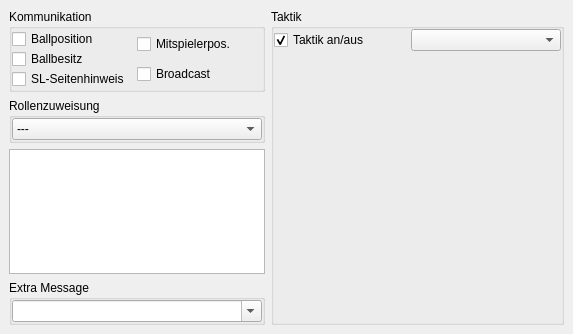
<ui version="4.0" >
 <class>CoachWidget</class>
 <widget class="QWidget" name="CoachWidget" >
  <property name="geometry" >
   <rect>
    <x>0</x>
    <y>0</y>
    <width>573</width>
    <height>334</height>
   </rect>
  </property>
  <property name="sizePolicy" >
   <sizepolicy>
    <hsizetype>0</hsizetype>
    <vsizetype>0</vsizetype>
    <horstretch>0</horstretch>
    <verstretch>0</verstretch>
   </sizepolicy>
  </property>
  <property name="minimumSize" >
   <size>
    <width>320</width>
    <height>200</height>
   </size>
  </property>
  <property name="maximumSize" >
   <size>
    <width>1000</width>
    <height>1000</height>
   </size>
  </property>
  <property name="windowTitle" >
   <string>Trainer</string>
  </property>
  <layout class="QGridLayout" >
   <property name="margin" >
    <number>9</number>
   </property>
   <property name="spacing" >
    <number>6</number>
   </property>
   <item row="0" column="1" >
    <widget class="QGroupBox" name="groupBoxTactics" >
     <property name="font" >
      <font/>
     </property>
     <property name="title" >
      <string>Taktik</string>
     </property>
     <layout class="QGridLayout" >
      <property name="margin" >
       <number>0</number>
      </property>
      <property name="spacing" >
       <number>0</number>
      </property>
      <item row="1" column="0" colspan="3" >
       <widget class="TribotsTools::TacticsWidget" name="tacticsWidget" />
      </item>
      <item row="0" column="0" >
       <widget class="QCheckBox" name="checkBoxTacticsOnOff" >
        <property name="text" >
         <string>Taktik an/aus</string>
        </property>
        <property name="checked" >
         <bool>true</bool>
        </property>
       </widget>
      </item>
      <item row="0" column="1" >
       <spacer>
        <property name="orientation" >
         <enum>Qt::Horizontal</enum>
        </property>
        <property name="sizeType" >
         <enum>QSizePolicy::Expanding</enum>
        </property>
        <property name="sizeHint" >
         <size>
          <width>31</width>
          <height>20</height>
         </size>
        </property>
       </spacer>
      </item>
      <item row="0" column="2" >
       <widget class="QComboBox" name="comboBoxTacticsVariants" >
        <property name="sizePolicy" >
         <sizepolicy>
          <hsizetype>7</hsizetype>
          <vsizetype>0</vsizetype>
          <horstretch>0</horstretch>
          <verstretch>0</verstretch>
         </sizepolicy>
        </property>
        <property name="minimumSize" >
         <size>
          <width>150</width>
          <height>0</height>
         </size>
        </property>
       </widget>
      </item>
     </layout>
    </widget>
   </item>
   <item row="0" column="0" >
    <layout class="QVBoxLayout" >
     <property name="margin" >
      <number>0</number>
     </property>
     <property name="spacing" >
      <number>6</number>
     </property>
     <item>
      <widget class="QGroupBox" name="groupBoxCommunication" >
       <property name="font" >
        <font/>
       </property>
       <property name="title" >
        <string>Kommunikation</string>
       </property>
       <layout class="QGridLayout" >
        <property name="margin" >
         <number>0</number>
        </property>
        <property name="spacing" >
         <number>0</number>
        </property>
        <item rowspan="2" row="2" column="1" >
         <widget class="QCheckBox" name="broadcast_mode_check" >
          <property name="text" >
           <string>Broadcast</string>
          </property>
         </widget>
        </item>
        <item rowspan="2" row="0" column="1" >
         <widget class="QCheckBox" name="teammate_mode_check" >
          <property name="text" >
           <string>Mitspielerpos.</string>
          </property>
         </widget>
        </item>
        <item row="0" column="0" >
         <widget class="QCheckBox" name="ball_position_mode_check" >
          <property name="text" >
           <string>Ballposition</string>
          </property>
         </widget>
        </item>
        <item rowspan="2" row="1" column="0" >
         <widget class="QCheckBox" name="ball_posession_mode_check" >
          <property name="text" >
           <string>Ballbesitz</string>
          </property>
         </widget>
        </item>
        <item row="3" column="0" >
         <widget class="QCheckBox" name="sl_mirror_hint_check" >
          <property name="text" >
           <string>SL-Seitenhinweis</string>
          </property>
         </widget>
        </item>
       </layout>
      </widget>
     </item>
     <item>
      <widget class="QGroupBox" name="groupBoxRoleChange" >
       <property name="font" >
        <font/>
       </property>
       <property name="title" >
        <string>Rollenzuweisung</string>
       </property>
       <layout class="QGridLayout" >
        <property name="margin" >
         <number>0</number>
        </property>
        <property name="spacing" >
         <number>0</number>
        </property>
        <item row="0" column="0" >
         <widget class="QComboBox" name="policy_combo" >
          <item>
           <property name="text" >
            <string>---</string>
           </property>
          </item>
         </widget>
        </item>
       </layout>
      </widget>
     </item>
     <item>
      <widget class="QTextEdit" name="summary_edit" >
       <property name="sizePolicy" >
        <sizepolicy>
         <hsizetype>5</hsizetype>
         <vsizetype>7</vsizetype>
         <horstretch>0</horstretch>
         <verstretch>0</verstretch>
        </sizepolicy>
       </property>
       <property name="font" >
        <font/>
       </property>
       <property name="readOnly" >
        <bool>true</bool>
       </property>
      </widget>
     </item>
     <item>
      <widget class="QGroupBox" name="groupBoxExtraMessage" >
       <property name="font" >
        <font/>
       </property>
       <property name="title" >
        <string>Extra Message</string>
       </property>
       <layout class="QGridLayout" >
        <property name="margin" >
         <number>0</number>
        </property>
        <property name="spacing" >
         <number>0</number>
        </property>
        <item row="0" column="0" >
         <widget class="QComboBox" name="message_combo" >
          <property name="editable" >
           <bool>true</bool>
          </property>
         </widget>
        </item>
       </layout>
      </widget>
     </item>
    </layout>
   </item>
  </layout>
 </widget>
 <layoutdefault spacing="6" margin="11" />
 <customwidgets>
  <customwidget>
   <class>TribotsTools::TacticsWidget</class>
   <extends>QFrame</extends>
   <header>../TacticsWidget.h</header>
  </customwidget>
 </customwidgets>
 <resources/>
 <connections/>
</ui>
